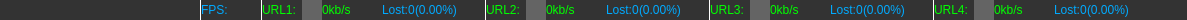
    <widget class="QWidget" name="m_pWndStatus" native="true">
     <property name="minimumSize">
      <size>
       <width>0</width>
       <height>20</height>
      </size>
     </property>
     <property name="maximumSize">
      <size>
       <width>16777215</width>
       <height>20</height>
      </size>
     </property>
     <property name="styleSheet">
      <string notr="true">background-color: rgb(51, 51, 51);</string>
     </property>
     <layout class="QGridLayout" name="gridLayout_6">
      <property name="leftMargin">
       <number>0</number>
      </property>
      <property name="topMargin">
       <number>0</number>
      </property>
      <property name="rightMargin">
       <number>0</number>
      </property>
      <property name="bottomMargin">
       <number>0</number>
      </property>
      <property name="spacing">
       <number>0</number>
      </property>
      <item row="0" column="0">
       <layout class="QHBoxLayout" name="horizontalLayout_13">
        <item>
         <spacer name="horizontalSpacer_6">
          <property name="orientation">
           <enum>Qt::Horizontal</enum>
          </property>
          <property name="sizeType">
           <enum>QSizePolicy::Expanding</enum>
          </property>
          <property name="sizeHint" stdset="0">
           <size>
            <width>200</width>
            <height>20</height>
           </size>
          </property>
         </spacer>
        </item>
        <item>
         <widget class="QLabel" name="label_31">
          <property name="minimumSize">
           <size>
            <width>1</width>
            <height>0</height>
           </size>
          </property>
          <property name="maximumSize">
           <size>
            <width>1</width>
            <height>16777215</height>
           </size>
          </property>
          <property name="styleSheet">
           <string notr="true">background-color: rgb(255, 255, 255);</string>
          </property>
          <property name="text">
           <string/>
          </property>
         </widget>
        </item>
        <item>
         <widget class="QLabel" name="m_pLbFPS">
          <property name="minimumSize">
           <size>
            <width>60</width>
            <height>0</height>
           </size>
          </property>
          <property name="maximumSize">
           <size>
            <width>60</width>
            <height>16777215</height>
           </size>
          </property>
          <property name="styleSheet">
           <string notr="true">color: rgb(0, 170, 255);</string>
          </property>
          <property name="text">
           <string>FPS:</string>
          </property>
         </widget>
        </item>
        <item>
         <widget class="QLabel" name="label_32">
          <property name="minimumSize">
           <size>
            <width>1</width>
            <height>0</height>
           </size>
          </property>
          <property name="maximumSize">
           <size>
            <width>1</width>
            <height>16777215</height>
           </size>
          </property>
          <property name="styleSheet">
           <string notr="true">background-color: rgb(255, 255, 255);</string>
          </property>
          <property name="text">
           <string/>
          </property>
         </widget>
        </item>
        <item>
         <widget class="QLabel" name="label_24">
          <property name="minimumSize">
           <size>
            <width>40</width>
            <height>0</height>
           </size>
          </property>
          <property name="maximumSize">
           <size>
            <width>40</width>
            <height>16777215</height>
           </size>
          </property>
          <property name="styleSheet">
           <string notr="true">color: rgb(0, 255, 0);</string>
          </property>
          <property name="text">
           <string>URL1:</string>
          </property>
         </widget>
        </item>
        <item>
         <widget class="QLabel" name="m_pLbStatusRGB0">
          <property name="minimumSize">
           <size>
            <width>20</width>
            <height>20</height>
           </size>
          </property>
          <property name="maximumSize">
           <size>
            <width>20</width>
            <height>20</height>
           </size>
          </property>
          <property name="styleSheet">
           <string notr="true">background-color: rgb(100, 100, 100);</string>
          </property>
          <property name="text">
           <string/>
          </property>
         </widget>
        </item>
        <item>
         <widget class="QLabel" name="m_pLbStatus0BitRate">
          <property name="minimumSize">
           <size>
            <width>60</width>
            <height>0</height>
           </size>
          </property>
          <property name="maximumSize">
           <size>
            <width>60</width>
            <height>16777215</height>
           </size>
          </property>
          <property name="styleSheet">
           <string notr="true">color: rgb(0, 255, 0);</string>
          </property>
          <property name="text">
           <string>0kb/s</string>
          </property>
         </widget>
        </item>
        <item>
         <widget class="QLabel" name="m_pLbStatus0Lost">
          <property name="maximumSize">
           <size>
            <width>50</width>
            <height>16777215</height>
           </size>
          </property>
          <property name="styleSheet">
           <string notr="true">color: rgb(0, 170, 255);</string>
          </property>
          <property name="text">
           <string>Lost:0</string>
          </property>
         </widget>
        </item>
        <item>
         <widget class="QLabel" name="m_pLbStatus0Percent">
          <property name="minimumSize">
           <size>
            <width>70</width>
            <height>0</height>
           </size>
          </property>
          <property name="maximumSize">
           <size>
            <width>70</width>
            <height>16777215</height>
           </size>
          </property>
          <property name="styleSheet">
           <string notr="true">color: rgb(0, 170, 255);</string>
          </property>
          <property name="text">
           <string>(0.00%)</string>
          </property>
         </widget>
        </item>
        <item>
         <widget class="QLabel" name="label_25">
          <property name="minimumSize">
           <size>
            <width>1</width>
            <height>0</height>
           </size>
          </property>
          <property name="maximumSize">
           <size>
            <width>1</width>
            <height>16777215</height>
           </size>
          </property>
          <property name="styleSheet">
           <string notr="true">background-color: rgb(255, 255, 255);</string>
          </property>
          <property name="text">
           <string/>
          </property>
         </widget>
        </item>
        <item>
         <widget class="QLabel" name="label_26">
          <property name="minimumSize">
           <size>
            <width>40</width>
            <height>0</height>
           </size>
          </property>
          <property name="maximumSize">
           <size>
            <width>40</width>
            <height>16777215</height>
           </size>
          </property>
          <property name="styleSheet">
           <string notr="true">color: rgb(0, 255, 0);</string>
          </property>
          <property name="text">
           <string>URL2:</string>
          </property>
         </widget>
        </item>
        <item>
         <widget class="QLabel" name="m_pLbStatusRGB1">
          <property name="minimumSize">
           <size>
            <width>20</width>
            <height>20</height>
           </size>
          </property>
          <property name="maximumSize">
           <size>
            <width>20</width>
            <height>20</height>
           </size>
          </property>
          <property name="styleSheet">
           <string notr="true">background-color: rgb(100, 100, 100);</string>
          </property>
          <property name="text">
           <string/>
          </property>
         </widget>
        </item>
        <item>
         <widget class="QLabel" name="m_pLbStatus1BitRate">
          <property name="minimumSize">
           <size>
            <width>60</width>
            <height>0</height>
           </size>
          </property>
          <property name="maximumSize">
           <size>
            <width>60</width>
            <height>16777215</height>
           </size>
          </property>
          <property name="styleSheet">
           <string notr="true">color: rgb(0, 255, 0);</string>
          </property>
          <property name="text">
           <string>0kb/s</string>
          </property>
         </widget>
        </item>
        <item>
         <widget class="QLabel" name="m_pLbStatus1Lost">
          <property name="maximumSize">
           <size>
            <width>50</width>
            <height>16777215</height>
           </size>
          </property>
          <property name="styleSheet">
           <string notr="true">color: rgb(0, 170, 255);</string>
          </property>
          <property name="text">
           <string>Lost:0</string>
          </property>
         </widget>
        </item>
        <item>
         <widget class="QLabel" name="m_pLbStatus1Percent">
          <property name="minimumSize">
           <size>
            <width>70</width>
            <height>0</height>
           </size>
          </property>
          <property name="maximumSize">
           <size>
            <width>70</width>
            <height>16777215</height>
           </size>
          </property>
          <property name="styleSheet">
           <string notr="true">color: rgb(0, 170, 255);</string>
          </property>
          <property name="text">
           <string>(0.00%)</string>
          </property>
         </widget>
        </item>
        <item>
         <widget class="QLabel" name="label_27">
          <property name="minimumSize">
           <size>
            <width>1</width>
            <height>0</height>
           </size>
          </property>
          <property name="maximumSize">
           <size>
            <width>1</width>
            <height>16777215</height>
           </size>
          </property>
          <property name="styleSheet">
           <string notr="true">background-color: rgb(255, 255, 255);</string>
          </property>
          <property name="text">
           <string/>
          </property>
         </widget>
        </item>
        <item>
         <widget class="QLabel" name="label_28">
          <property name="minimumSize">
           <size>
            <width>40</width>
            <height>0</height>
           </size>
          </property>
          <property name="maximumSize">
           <size>
            <width>40</width>
            <height>16777215</height>
           </size>
          </property>
          <property name="styleSheet">
           <string notr="true">color: rgb(0, 255, 0);</string>
          </property>
          <property name="text">
           <string>URL3:</string>
          </property>
         </widget>
        </item>
        <item>
         <widget class="QLabel" name="m_pLbStatusRGB2">
          <property name="minimumSize">
           <size>
            <width>20</width>
            <height>20</height>
           </size>
          </property>
          <property name="maximumSize">
           <size>
            <width>20</width>
            <height>20</height>
           </size>
          </property>
          <property name="styleSheet">
           <string notr="true">background-color: rgb(100, 100, 100);</string>
          </property>
          <property name="text">
           <string/>
          </property>
         </widget>
        </item>
        <item>
         <widget class="QLabel" name="m_pLbStatus2BitRate">
          <property name="minimumSize">
           <size>
            <width>60</width>
            <height>0</height>
           </size>
          </property>
          <property name="maximumSize">
           <size>
            <width>60</width>
            <height>16777215</height>
           </size>
          </property>
          <property name="styleSheet">
           <string notr="true">color: rgb(0, 255, 0);</string>
          </property>
          <property name="text">
           <string>0kb/s</string>
          </property>
         </widget>
        </item>
        <item>
         <widget class="QLabel" name="m_pLbStatus2Lost">
          <property name="maximumSize">
           <size>
            <width>50</width>
            <height>16777215</height>
           </size>
          </property>
          <property name="styleSheet">
           <string notr="true">color: rgb(0, 170, 255);</string>
          </property>
          <property name="text">
           <string>Lost:0</string>
          </property>
         </widget>
        </item>
        <item>
         <widget class="QLabel" name="m_pLbStatus2Percent">
          <property name="minimumSize">
           <size>
            <width>70</width>
            <height>0</height>
           </size>
          </property>
          <property name="maximumSize">
           <size>
            <width>70</width>
            <height>16777215</height>
           </size>
          </property>
          <property name="styleSheet">
           <string notr="true">color: rgb(0, 170, 255);</string>
          </property>
          <property name="text">
           <string>(0.00%)</string>
          </property>
         </widget>
        </item>
        <item>
         <widget class="QLabel" name="label_29">
          <property name="minimumSize">
           <size>
            <width>1</width>
            <height>0</height>
           </size>
          </property>
          <property name="maximumSize">
           <size>
            <width>1</width>
            <height>16777215</height>
           </size>
          </property>
          <property name="styleSheet">
           <string notr="true">background-color: rgb(255, 255, 255);</string>
          </property>
          <property name="text">
           <string/>
          </property>
         </widget>
        </item>
        <item>
         <widget class="QLabel" name="label_30">
          <property name="minimumSize">
           <size>
            <width>40</width>
            <height>0</height>
           </size>
          </property>
          <property name="maximumSize">
           <size>
            <width>40</width>
            <height>16777215</height>
           </size>
          </property>
          <property name="styleSheet">
           <string notr="true">color: rgb(0, 255, 0);</string>
          </property>
          <property name="text">
           <string>URL4:</string>
          </property>
         </widget>
        </item>
        <item>
         <widget class="QLabel" name="m_pLbStatusRGB3">
          <property name="minimumSize">
           <size>
            <width>20</width>
            <height>20</height>
           </size>
          </property>
          <property name="maximumSize">
           <size>
            <width>20</width>
            <height>20</height>
           </size>
          </property>
          <property name="styleSheet">
           <string notr="true">background-color: rgb(100, 100, 100);</string>
          </property>
          <property name="text">
           <string/>
          </property>
         </widget>
        </item>
        <item>
         <widget class="QLabel" name="m_pLbStatus3BitRate">
          <property name="minimumSize">
           <size>
            <width>60</width>
            <height>0</height>
           </size>
          </property>
          <property name="maximumSize">
           <size>
            <width>60</width>
            <height>16777215</height>
           </size>
          </property>
          <property name="styleSheet">
           <string notr="true">color: rgb(0, 255, 0);</string>
          </property>
          <property name="text">
           <string>0kb/s</string>
          </property>
         </widget>
        </item>
        <item>
         <widget class="QLabel" name="m_pLbStatus3Lost">
          <property name="maximumSize">
           <size>
            <width>50</width>
            <height>16777215</height>
           </size>
          </property>
          <property name="styleSheet">
           <string notr="true">color: rgb(0, 170, 255);</string>
          </property>
          <property name="text">
           <string>Lost:0</string>
          </property>
         </widget>
        </item>
        <item>
         <widget class="QLabel" name="m_pLbStatus3Percent">
          <property name="minimumSize">
           <size>
            <width>100</width>
            <height>0</height>
           </size>
          </property>
          <property name="maximumSize">
           <size>
            <width>100</width>
            <height>16777215</height>
           </size>
          </property>
          <property name="styleSheet">
           <string notr="true">color: rgb(0, 170, 255);</string>
          </property>
          <property name="text">
           <string>(0.00%)</string>
          </property>
         </widget>
        </item>
       </layout>
      </item>
     </layout>
    </widget>
